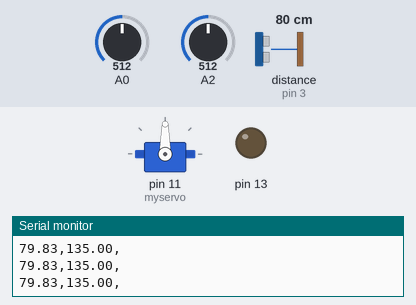
Bench run of a sketch on a simulated Arduino Uno, built with avr-gcc and run on an emulated ATmega328P. Shown: servo, output pins drawn as LEDs (lit = HIGH), the last lines printed to the serial monitor. Wiring (inferred from the names in the program): ultrasonic range finder: trigger pin 5; echo pin 3. Inputs (shaded band) come from the test bench; at power-on: A2 = 512, A0 = 512, distance to the obstacle (sensor on pin 3) 80 cm. The echo pulse lasts 58.3 µs per cm; pins used as bus, display or sensor lines are not drawn.

Above: at 1.2 s.
1.3 s: A2 set to 394
At 2.0 s:
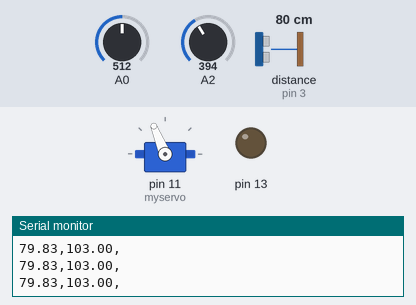
2.8 s: A2 set to 366
5.8 s: A2 set to 41
At 6.8 s:
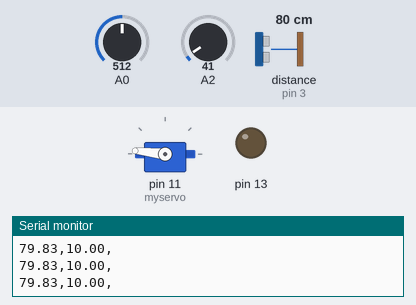
7.3 s: A2 set to 33
10.3 s: A2 set to 0
At 11.4 s:
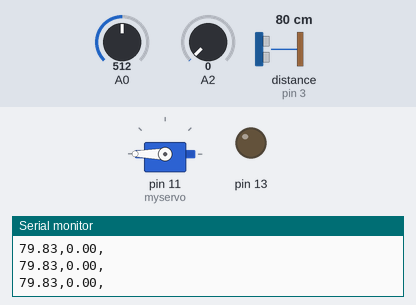
11.8 s: A2 set to 122
At 12.6 s:
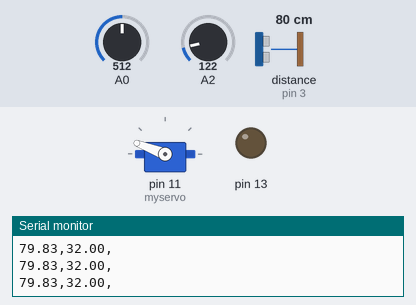
Timing chart, 0 to 14.3 s (numbered marks = the images above; inputs shaded):
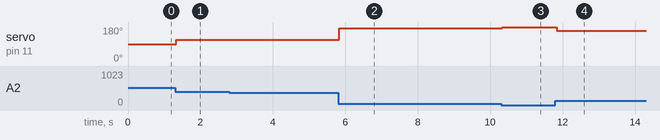

The sketch:

Ultrasonic_and_IR.ino
```cpp
#include <Servo.h>

int trigPin = 5;    // Trigger
int echoPin = 3;    // Echo
long duration;
float cm, inches;
float distance;
int adc_value;
int voltage;
int i;
float angle;
float previous_angle;
Servo myservo;

void setup() {
  //Serial Port begin
  Serial.begin (9600);
  //Define inputs and outputs
  pinMode(trigPin, OUTPUT);
  pinMode(echoPin, INPUT);
  pinMode(13,OUTPUT);

   myservo.attach(11);

}

void loop() {
  // The sensor is triggered by a HIGH pulse of 10 or more microseconds.
  // Give a short LOW pulse beforehand to ensure a clean HIGH pulse:
  digitalWrite(trigPin, LOW);
  delayMicroseconds(5);
  digitalWrite(trigPin, HIGH);
  delayMicroseconds(10);
  digitalWrite(trigPin, LOW);

  pinMode(echoPin, INPUT);
  duration = pulseIn(echoPin, HIGH);


  for (i=0;i<50;i++)
{
adc_value = adc_value+analogRead(A0);
}

adc_value = adc_value/50;

voltage = map(adc_value, 0,1024,0,5);
distance = 9.8011*pow(voltage,4) - 78.095*pow(voltage,3) + 226.32*pow(voltage,2) - 291.11*voltage + 158.5;

angle = map(analogRead(A2),0,1024,0,270);
  // Read the signal from the sensor: a HIGH pulse whose
  // duration is the time (in microseconds) from the sending
  // of the ping to the reception of its echo off of an object.

  // Convert the time into a distance
  cm = (duration/2) / 29.1;     // Divide by 29.1 or multiply by 0.0343
  inches = (duration/2) / 74;   // Divide by 74 or multiply by 0.0135

  Serial.print(cm);
  Serial.print(",");
  Serial.print(angle);
  Serial.print(",");
  Serial.println();

  angle = map(angle,0,270,0,180);
  if (angle-previous_angle > 4 || previous_angle-angle > 4)
  myservo.write(180 - angle);  // set servo to mid-point
  delay(25);
  previous_angle = angle;
}
```

Measured:
- after the input at 1.3 s, servo on pin 11 (myservo): 90° → 112° at once
- after the input at 5.8 s, servo on pin 11 (myservo): 112° → 174° at once
- after the input at 10.3 s, servo on pin 11 (myservo): 174° → 180° at once
- after the input at 11.8 s, servo on pin 11 (myservo): 180° → 159° at once
